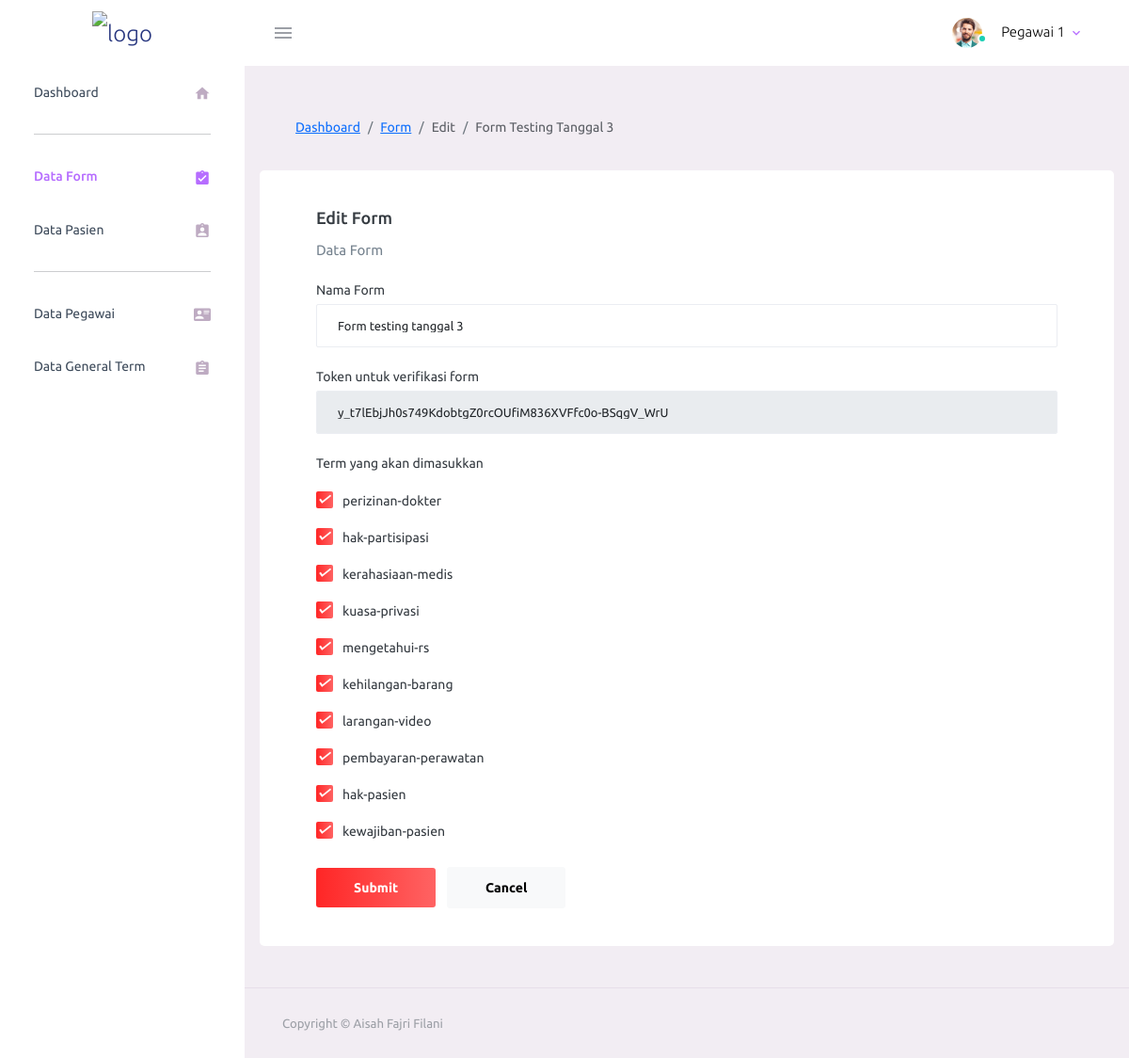
Page /app/pages/form/edit.php/1 (signed in) on the committed database.
### tables this page shows
CREATE TABLE `terms` (
  `id` int(11) NOT NULL,
  `head` varchar(200) NOT NULL,
  `content` text NOT NULL,
  `verification` text NOT NULL,
  `inputdate` timestamp NOT NULL DEFAULT current_timestamp() ON UPDATE current_timestamp(),
  `inputby` varchar(50) NOT NULL DEFAULT current_timestamp(),
  `updatedate` timestamp NULL DEFAULT NULL,
  `updateby` varchar(50) DEFAULT NULL
);

CREATE TABLE `forms` (
  `id` int(11) NOT NULL,
  `name` varchar(200) NOT NULL,
  `token` varchar(100) NOT NULL,
  `content` text NOT NULL
);

### system/config/base.php (called while the page is built, shortened)
<?php
include 'function.php';
include_once $rootpath . '/system/server/db.php';
$session = $_SESSION;
function routes($param = null, $id=null)
{
    $baseurl = $_SERVER['REQUEST_SCHEME'] . "://" . $_SERVER['HTTP_HOST'] . "/ais-project";
    $routes = [
        'login' => '/app/pages/login/index.php',
        'do-login' => '/app/pages/login/do-login.php',
        'logout' => '/app/pages/login/do-logout.php',
        'dashboard' => '/app/pages/dashboard/index.php',
        'ajax-pasien-wali' => '/app/pages/ajax/ajax-pasien-wali.php',
        'pasien' => '/app/pages/pasien/index.php',
        'pasien/add' => '/app/pages/pasien/add.php',
        'pasien/input' => '/app/pages/pasien/input.php',
        'pasien/edit' => '/app/pages/pasien/edit.php',
        'pasien/update' => '/app/pages/pasien/update.php',
        'pasien/delete' => '/app/pages/pasien/delete.php',
        'form' => '/app/pages/form/index.php',
        'form/fill' => '/app/pages/form/fill/1.php',
        'form/fill/2' => '/app/pages/form/fill/2.php',
        'form/fill/3' => '/app/pages/form/fill/3.php',
        'form/fill/4' => '/app/pages/form/fill/4.php',
        'form/do-fill-1' => '/app/pages/form/action/do-fill-1.php',
        'form/do-fill-2' => '/app/pages/form/action/do-fill-2.php',
        'form/do-fill-3' => '/app/pages/form/action/do-fill-3.php',
        'form/do-fill-4' => '/app/pages/form/action/do-fill-4.php',
        'form/done' => '/app/pages/form/done.php',
        'form/preview-new' => '/app/pages/form/preview.php',
        'form/add' => '/app/pages/form/add.php',
        'form/input' => '/app/pages/form/input.php',
        'form/edit' => '/app/pages/form/edit.php',
        'form/update' => '/app/pages/form/update.php',
        'form/delete' => '/app/pages/form/delete.php',
        'submit' => '/app/pages/form/submit.php',
        'pegawai' => '/app/pages/pegawai/index.php',
        'pegawai/add' => '/app/pages/pegawai/add.php',
        'pegawai/input' => '/app/pages/pegawai/input.php',
        'pegawai/edit' => '/app/pages/pegawai/edit.php',
        'pegawai/update' => '/app/pages/pegawai/update.php',
        'pegawai/delete' => '/app/pages/pegawai/delete.php',
        'term' => '/app/pages/term/index.php',
        'term/add' => '/app/pages/term/add.php',
        'term/input' => '/app/pages/term/input.php',
        'term/edit' => '/app/pages/term/edit.php',
        'term/update' => '/app/pages/term/update.php',
        'term/delete' => '/app/pages/term/delete.php',
    ];
    return $baseurl . ($routes[$param] ."/". $id  ?? '');
}

### system/config/function.php (called while the page is built, shortened)
<?php
function getUri($index){
    $uri = explode("/", $_SERVER['REQUEST_URI']);
    if(isset($uri[$index])){
        $uri[$index] = str_replace(".php", "", $uri[$index]);
        return $uri[$index];
    }
    return null;
}
function needHidden($param, $value){
    return '';
}
function toTitle($string){
    return ucwords(strtolower($string));
}
?>

### system/server/db.php (called while the page is built, shortened)
<?php
$servername = "localhost";
$username = "root";
$password = "";
$dbname = "db_consent_form";
$db = new mysqli($servername, $username, $password, $dbname);
function all($table, $where = null)
{
    global $db;
    $sql = "SELECT * FROM $table";
    $result = $db->query($sql);
    $data = [];
    if ($result->num_rows > 0) {
        while ($row = $result->fetch_assoc()) {
            $data[] = $row;
        }
    }
    return $data;
}
function find($table, $where = null)
{
    global $db;
    $sql = "SELECT * FROM $table";
    if ($where != null) {
        $sql .= " WHERE $where";
    }
    $result = $db->query($sql);
    $data = [];
    if ($result->num_rows > 0) {
        $data = $result->fetch_assoc();
    }
    return $data;
}

### app/pages/form/edit.php (the view, shortened to what this page needs)
<?php include_once '../../../system/view/header.php';?>
<?php
$forms = find('forms', 'id='.getUri(6));
$terms = all('terms');
$contents = json_decode($forms['content']);
?>
<div class="container-scroller">
    <?php include "$rootpath/app/layout/topbar.php";?>
    <div class="container-fluid page-body-wrapper">
        <?php include "$rootpath/app/layout/sidebar.php";?>
        <div class="main-panel">
            <div class="content-wrapper">
                <div class="page-header">
                    <nav aria-label="breadcrumb">
                        <ol class="breadcrumb">
                            <li class="breadcrumb-item"><a href="<?=routes('dashboard')?>"><?=toTitle('Dashboard')?></a>
                            </li>
                            <li class="breadcrumb-item active" aria-current="page"><a
                                    href="<?=routes(getUri(4))?>"><?=toTitle(getUri(4))?></a></li>
                            <li class="breadcrumb-item active" aria-current="page"><?=toTitle(getUri(5))?></li>
                            <li class="breadcrumb-item active" aria-current="page"><?=toTitle($forms['name'])?></li>
                        </ol>
                    </nav>
                </div>
                <div class="row">
                    <div class="card">
                        <div class="card-body">
                            <h4 class="card-title">Edit <?=getUri(4)?></h4>
                            <p class="card-description"> Data Form </p>
                            <form class="forms-sample" method="post" action="<?=routes('form/update')?>">
                                <div class="form-group">
                                    <label for="exampleInputName1">Nama Form</label>
                                    <input type="text" name="name" class="form-control" id="exampleInputName1"
                                        placeholder="Nama form" value="<?=$forms['name']?>">
                                </div>
                                <div class="form-group">
                                    <label for="exampleInputName1">Token untuk verifikasi form</label>
                                    <input type="text" name="name" class="form-control" id="exampleInputName1"
                                        placeholder="Nama form" value="<?=$forms['token']?>" disabled>
                                </div>
                                <div class="form-group">
                                    <label for="exampleInputName1">Term yang akan dimasukkan</label>
                                    <div class="form-group">
                                        <?php
                                            foreach ($terms as $term) {
                                                $checked = inArray($term['id'],$contents)?"checked":"";
                                                echo '<div class="form-check">';
                                                echo '<label class="form-check-label">';
                                                echo '<input '.$checked.' type="checkbox" name="content[]" value="'.$term['id'].'" class="form-check-input"> '.$term['head'];
                                                echo '</label>';
                                                echo '</div>';
                                            }
                                        ?>
                                    </div>
                                </div>
                                <button type="submit" class="btn btn-gradient-primary me-2">Submit</button>
                                <button class="btn btn-light">Cancel</button>
                            </form>
                        </div>
                    </div>
                </div>
            </div>
            <footer class="footer">
                <div class="container-fluid d-flex justify-content-between">
                    <span class="text-muted d-block text-center text-sm-start d-sm-inline-block">Copyright ©
                        Aisah Fajri Filani</span>
                </div>
            </footer>
        </div>
    </div>
</div>
<?php include_once '../../../system/view/footer.php';?>

### app/layout/topbar.php (shortened to what this page needs)
<nav class="navbar default-layout-navbar col-lg-12 col-12 p-0 fixed-top d-flex flex-row">
        <div class="text-center navbar-brand-wrapper d-flex align-items-center justify-content-center">
          <a class="navbar-brand brand-logo" href="<?=routes('dashboard')?>"><img src="<?= $baseurl.'/assets/raw/theme/images/logo.svg'?>" alt="logo" /></a>
        </div>
        <div class="navbar-menu-wrapper d-flex align-items-stretch <?=needHidden(getUri(5),'fill')?> <?=needHidden(getUri(5),'done')?>">
          <button class="navbar-toggler navbar-toggler align-self-center" type="button" data-toggle="minimize">
            <span class="mdi mdi-menu"></span>
          </button>
          <ul class="navbar-nav navbar-nav-right">
            <li class="nav-item nav-profile dropdown">
              <a class="nav-link dropdown-toggle" id="profileDropdown" href="#" data-bs-toggle="dropdown" aria-expanded="false">
                <div class="nav-profile-img">
                  <img src="<?= $baseurl.'/assets/raw/theme/images/faces/face1.jpg'?>" alt="image">
                  <span class="availability-status online"></span>
                </div>
                <div class="nav-profile-text">
                  <p class="mb-1 text-black"><?= $session['user']['name']?></p>
                </div>
              </a>
            </li>
        </div>
      </nav>

### system/view/header.php (style rules this page uses)
input[type="text"] { border-radius: 2px; }

### rows in the picture
terms: inputby "Pegawai 1", head "perizinan-dokter"
forms: name "Form Testing Tanggal 3", name "Form testing tanggal 3", name "y_t7lEbjJh0s749KdobtgZ0rcOUfiM836XVFfc0o-BSqgV_WrU"
terms: head "hak-partisipasi"
terms: head "kerahasiaan-medis"
terms: head "kuasa-privasi"
terms: head "mengetahui-rs"
terms: head "kehilangan-barang"
terms: head "larangan-video"
terms: head "pembayaran-perawatan"
terms: head "hak-pasien"
terms: head "kewajiban-pasien"

### other values in the picture
toTitle('Dashboard') "Dashboard"
toTitle(getUri(4)) "Form"
toTitle(getUri(5)) "Edit"
getUri(4) "Form"
